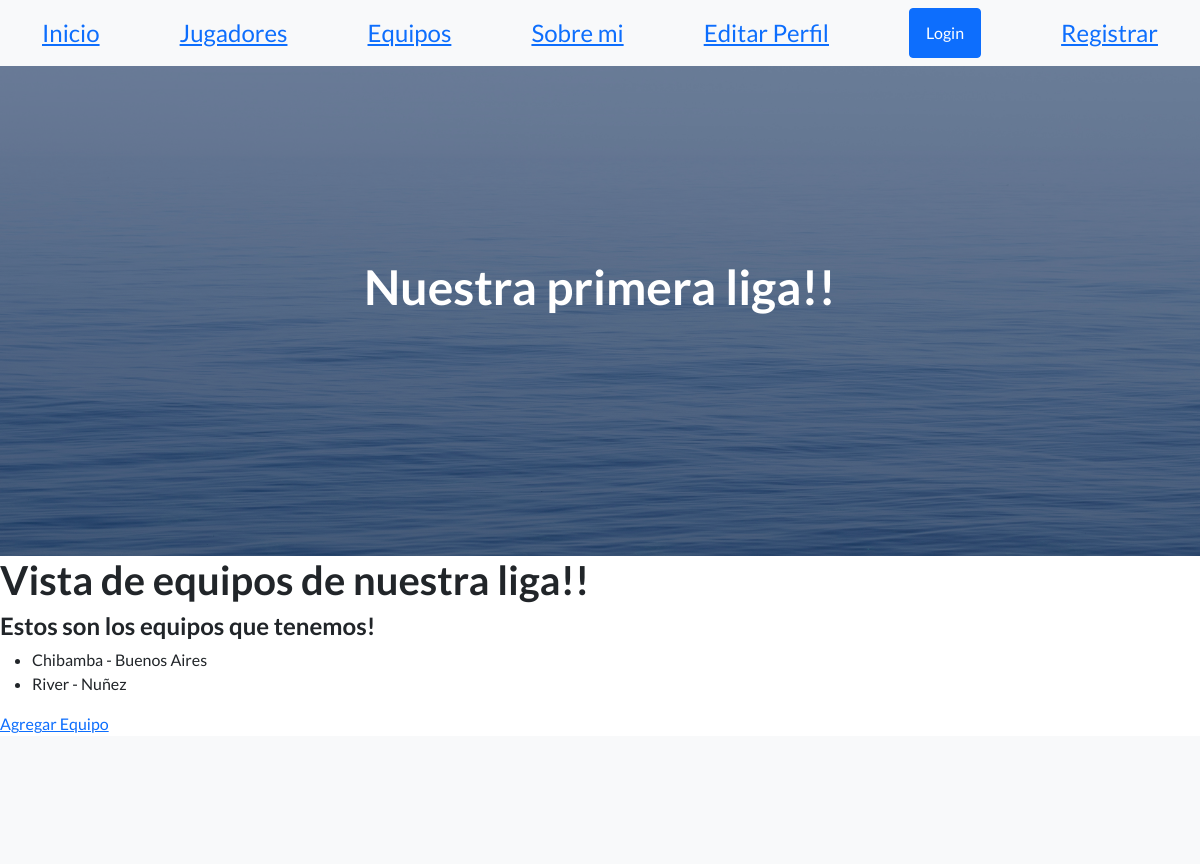
Before: /app-coder/equipos/ with the older database file.
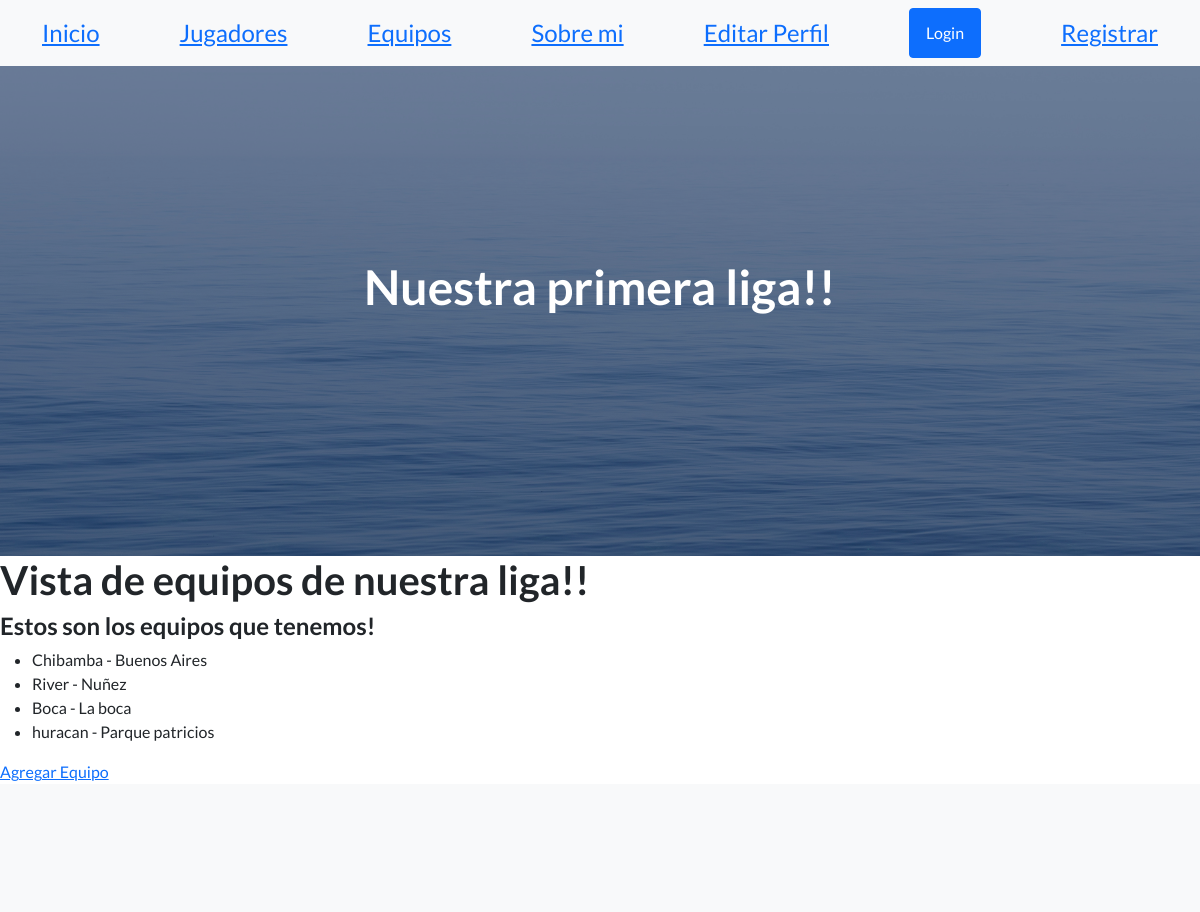
After: the same page with the newer database file.
### AppCoder/models.py (models this page shows, shortened)
class Equipo(models.Model):
    nombre = models.CharField( max_length=50)
    ciudad = models.CharField(max_length=50,null=True)

### AppCoder/views.py (the view)
# urls.py: path("equipos/", equipos, name="Equipos"),
def equipos(request):
    lista = Equipo.objects.all()
    return render(request, "equipos.html", {"lista_equipos":lista})

### AppCoder/Template/equipos.html
{% extends 'padre.html' %}
{% load static %}
{% block contenidoQueCambia %}
<h1>Vista de equipos de nuestra liga!!</h1>
<h4>Estos son los equipos que tenemos!</h4>
<ul>
        {% for equipo in lista_equipos %}
            <li>{{equipo.nombre}} - {{equipo.ciudad}}</li>
        {% endfor %}
</ul>
<a href="{% url "EquipoFormulario" %}">Agregar Equipo</a>
{% endblock contenidoQueCambia %}

Changed rows visible on the page:
added Equipo: nombre "Boca", ciudad "La boca"
added Equipo: nombre "huracan", ciudad "Parque patricios"
